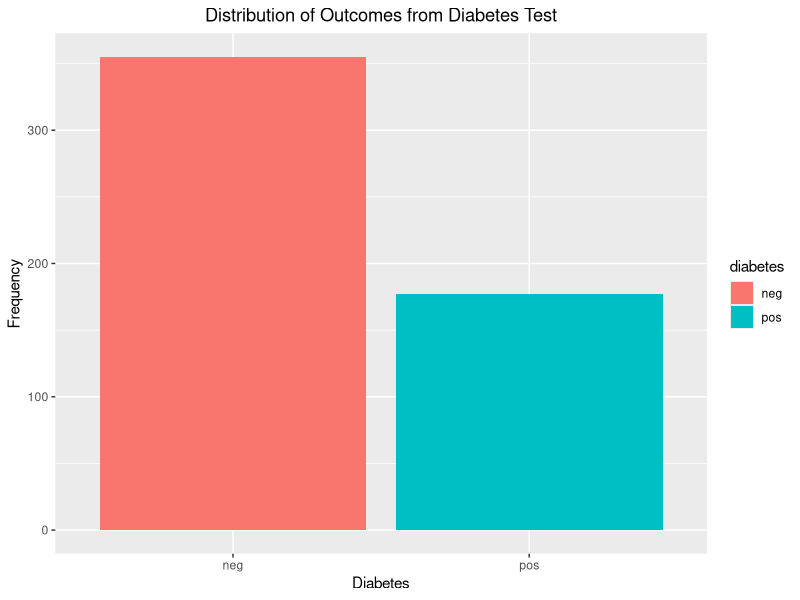
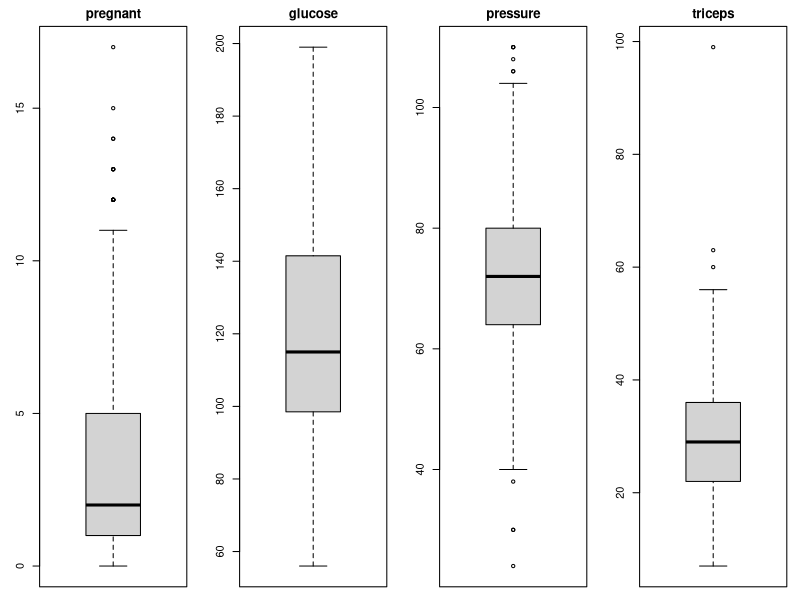
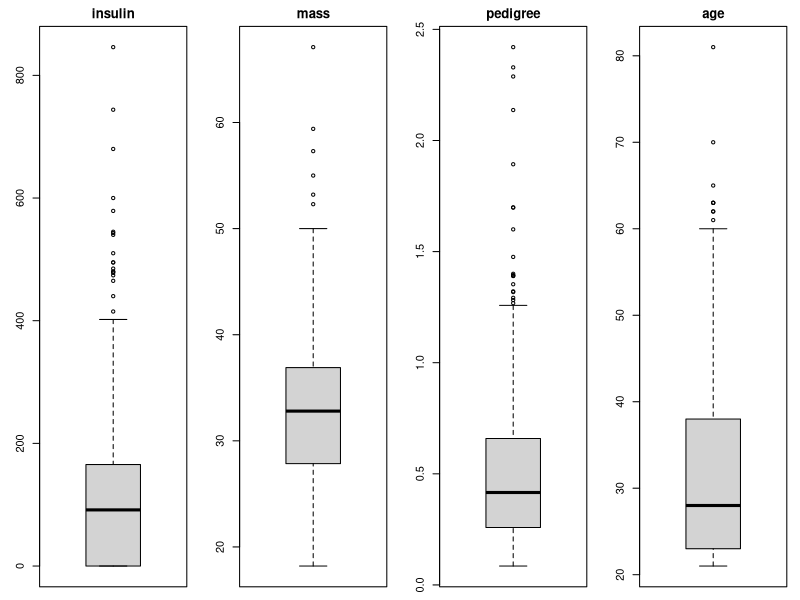
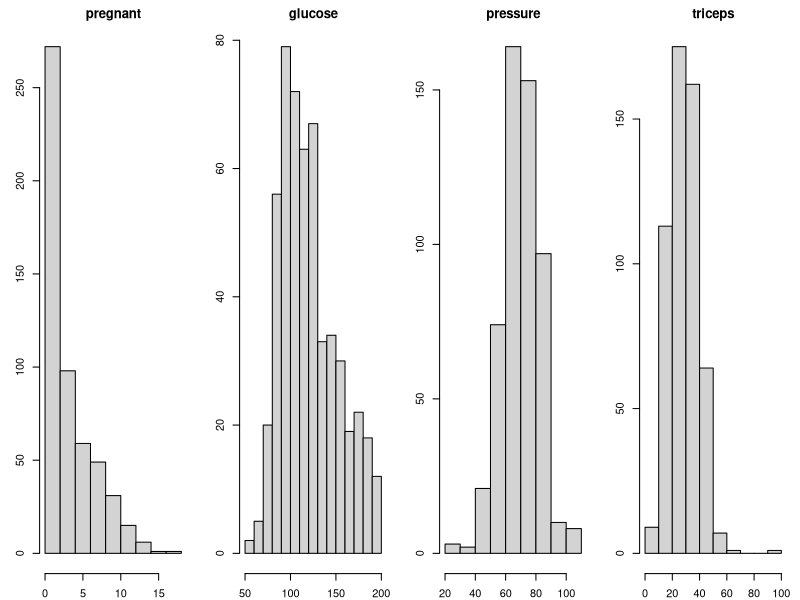
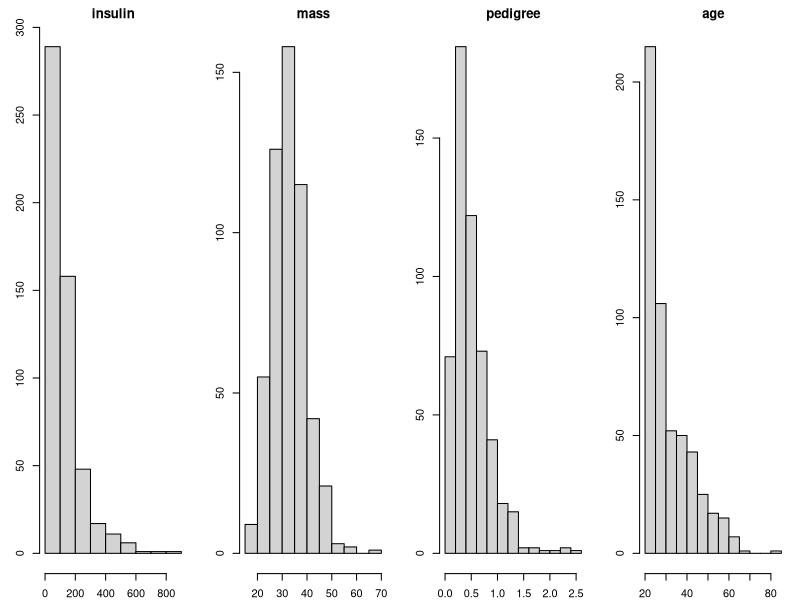
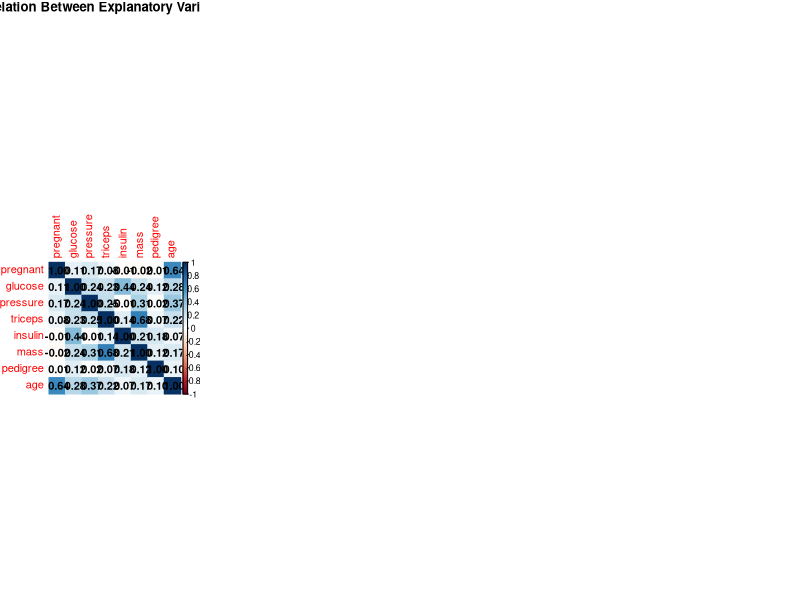
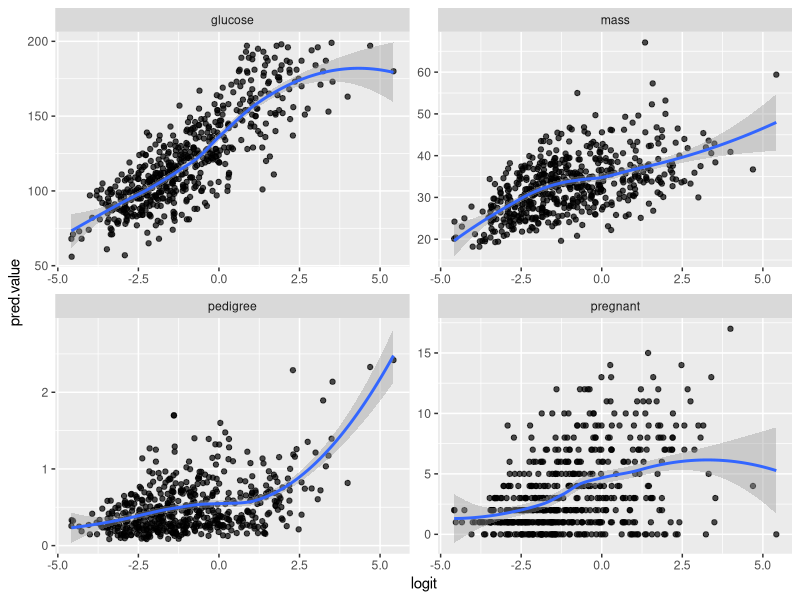
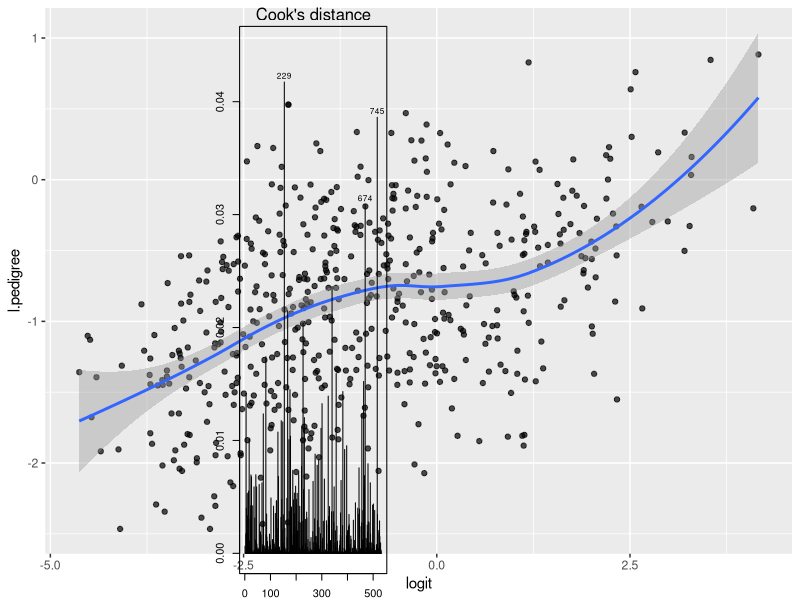

Generate these figures, in order, with R: (Note: this script raises an error after producing the figures.)

# Load packages
library(car) 
library(caret) # For building ML models
library(corrplot) # For correlation plot
library(tidyverse) # For ggplot and dplyr packages
library(mlbench) # For data sets

# Exploratory Data Analysis
## Load data and summarize
data("PimaIndiansDiabetes")
str(PimaIndiansDiabetes)
summary(PimaIndiansDiabetes)
head(PimaIndiansDiabetes, n = 4)
tail(PimaIndiansDiabetes, n = 4)

## Filtering of data
data <- PimaIndiansDiabetes %>%
  dplyr::filter(glucose != 0 & pressure != 0 & triceps != 0 & mass != 0)

summary(data)

## Split input and output variables
response <- subset(data, select = c(diabetes))
explvar <- subset(data, select = -c(diabetes))
summary(response)
summary(explvar)

## Distribution of diabetes variable
ggplot(data = response) + 
  geom_bar(aes(x = diabetes, fill = diabetes)) + 
  ggtitle("Distribution of Outcomes from Diabetes Test") +
  xlab("Diabetes") + ylab("Frequency") +
  theme(plot.title = element_text(hjust = 0.5))

## Distribution of explanatory variables
par(mfrow = c(1, 4), mar = c(1, 3, 2, 1))
for (i in 1:4) {
  boxplot(explvar[,i], main = names(explvar)[i])
}
for (i in 5:8) {
  boxplot(explvar[,i], main = names(explvar)[i])
}

par(mfrow = c(1, 4), mar = c(2, 3, 2, 1))
for (i in 1:4) {
  hist(explvar[,i], main = names(explvar)[i])
}
for (i in 5:8) {
  hist(explvar[,i], main = names(explvar)[i])
}

## Test if explanatory variables are normally distributed
store_test <- list()

for (i in 1:8) {
  store_test <- cbind(store_test, shapiro.test(x = explvar[,i]))
}

store_test
store_test["p.value",] > 0.05

## Correlation matrix heatmap
corrX <- cor(x = explvar, method = "spearman")

corrplot(corr = corrX, 
         method = "color", 
         addCoef.col = "black",
         title = "Correlation Between Explanatory Variables",
         mar = c(0, 0, 1, 0))

# Building the logistic regression model
## Full model
model1 <- glm(diabetes ~ ., 
              data = data, 
              family = binomial(link = "logit"))

summary(model1)

## Restricted Model
model2 <- glm(diabetes ~ pregnant + glucose + mass + pedigree,
              data = data,
              family = binomial(link = "logit"))

summary(model2)

# Likelihood Ratio test
lmtest::lrtest(model2, model1)

# VIF to check for multicollinearity
car::vif(model2)

# Predict probabilities using model2
prob <- fitted.values(model2)

# Calculate logit and bind into a new data frame with variables for plotting
pred <- names(coef(model2)[-1])

plotdata <- subset(data, select = pred)

plotdata <- plotdata %>%
  mutate(logit = log(prob/(1-prob))) %>%
  gather(key = "pred", value = "pred.value", -logit)

ggplot(data = plotdata, aes(x = logit, y = pred.value)) +
  geom_point(alpha = 0.7) +
  geom_smooth(method = "loess") +
  facet_wrap(. ~ pred, scales = "free")

# Transforming pedigree to make it linear to the log-odds
model3 <- glm(diabetes ~ pregnant + glucose + mass + log(pedigree),
              data = data,
              family = binomial(link = "logit"))

summary(model3)

prob2 <- fitted.values(model3)
logit = log(prob2/(1-prob2))

plotdata2 <- subset(data, select = pred)

plotdata2 <- plotdata2 %>%
  mutate(l.pedigree = log(pedigree), pedigree = NULL)

ggplot(data = plotdata2, aes(x = logit, y = l.pedigree)) +
  geom_point(alpha = 0.7) +
  geom_smooth(method = "loess")

# Find influential values in model 3 by visualizing Cook's Distance
plot(model3, which = 4)

# Find outliers using standardized residual errors
model3data <- augment(model3) %>%
  mutate(index = 1:n())












